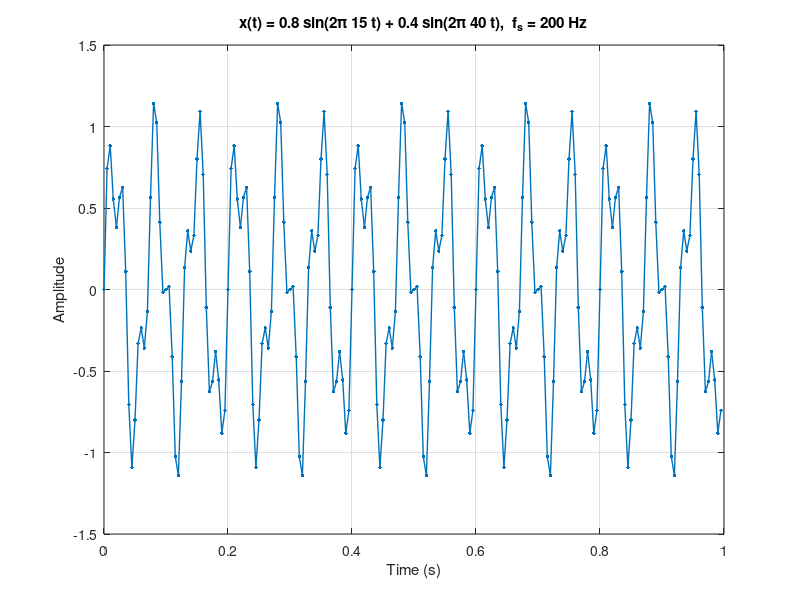
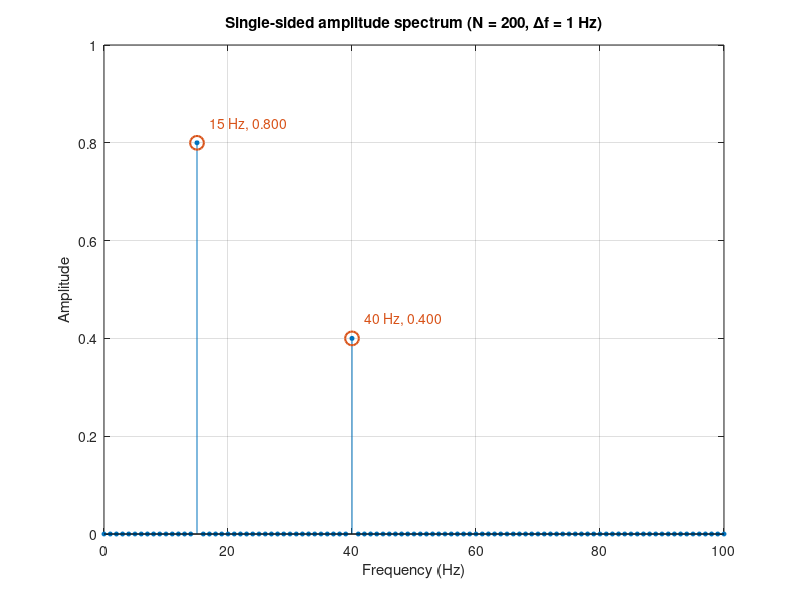

Here is the MATLAB script that generated these plots, in order:
% =========================================================================
% Digital Signal Processing - Lecture 5: Fourier Series, DTFT and DFT
% File: exercise2.m
% Exercise 2: Find Two Frequencies with the FFT
%   - Task 2: Plot the signal in the time domain
%   - Task 3: Calculate and plot the single-sided amplitude spectrum
%   - Task 4: Identify the two peaks and compare with the true values
%   - Task 5: Calculate the frequency-bin spacing
% Output: two-frequency-time.png, two-frequency-spectrum.png
% =========================================================================

clear; close all; clc;

outDir = fileparts(mfilename('fullpath'));
if isempty(outDir)
    outDir = pwd;
end

%% Common Parameters
fs = 200;               % sampling frequency (Hz)
T  = 1;                 % recording length (s)
t  = 0:1/fs:T-1/fs;     % 200 samples

f1 = 15;  A1 = 0.8;
f2 = 40;  A2 = 0.4;
x = A1*sin(2*pi*f1*t) + A2*sin(2*pi*f2*t);

blue   = [0      0.4470 0.7410];
orange = [0.8500 0.3250 0.0980];

%% =========================================================================
% Task 2: Plot the signal in the time domain
% =========================================================================
fprintf('Running Task 2: Time-domain plot...\n');

fig1 = figure('Name', 'Exercise 2: Time Domain', 'NumberTitle', 'off', 'Color', 'w');
plot(t, x, '.-', 'Color', blue, 'LineWidth', 1, 'MarkerSize', 8);
title('x(t) = 0.8 sin(2\pi 15 t) + 0.4 sin(2\pi 40 t),  f_s = 200 Hz');
xlabel('Time (s)'); ylabel('Amplitude');
grid on;
xlim([0, T]);
ylim([-1.5, 1.5]);

saveas(fig1, fullfile(outDir, 'two-frequency-time.png'));

%% =========================================================================
% Task 3: Single-sided amplitude spectrum
% =========================================================================
fprintf('Running Task 3: Single-sided amplitude spectrum...\n');

N = length(x);
Y = fft(x);

P2 = abs(Y/N);
P1 = P2(1:N/2+1);
P1(2:end-1) = 2*P1(2:end-1);

f = fs*(0:N/2)/N;

fig2 = figure('Name', 'Exercise 2: Spectrum', 'NumberTitle', 'off', 'Color', 'w');
stem(f, P1, 'filled', 'Color', blue, 'MarkerSize', 3);
title('Single-sided amplitude spectrum (N = 200, \Deltaf = 1 Hz)');
xlabel('Frequency (Hz)'); ylabel('Amplitude');
grid on;
xlim([0, fs/2]);
ylim([0, 1]);

%% =========================================================================
% Task 4: Identify the two peaks
% =========================================================================
fprintf('Running Task 4: Identifying peaks...\n');

[~, order] = sort(P1, 'descend');
peakIdx = sort(order(1:2));          % two largest bins, in frequency order

hold on;
plot(f(peakIdx), P1(peakIdx), 'o', 'Color', orange, 'MarkerSize', 10, 'LineWidth', 1.5);
for i = 1:2
    text(f(peakIdx(i)) + 2, P1(peakIdx(i)) + 0.04, ...
        sprintf('%.0f Hz, %.3f', f(peakIdx(i)), P1(peakIdx(i))), 'Color', orange);
end
hold off;

saveas(fig2, fullfile(outDir, 'two-frequency-spectrum.png'));

expectedF = [f1 f2];
expectedA = [A1 A2];
fprintf('\n  Peak | Expected f | Measured f | Expected A | Measured A\n');
for i = 1:2
    fprintf('   %d   |  %5.1f Hz  |  %5.1f Hz  |   %.3f    |   %.3f\n', ...
        i, expectedF(i), f(peakIdx(i)), expectedA(i), P1(peakIdx(i)));
end

%% =========================================================================
% Task 5: Frequency-bin spacing
% =========================================================================
df = fs / N;
fprintf('\nRunning Task 5: Bin spacing = fs/N = %d/%d = %.2f Hz\n', fs, N, df);
fprintf('Saved two-frequency-time.png and two-frequency-spectrum.png\n');
